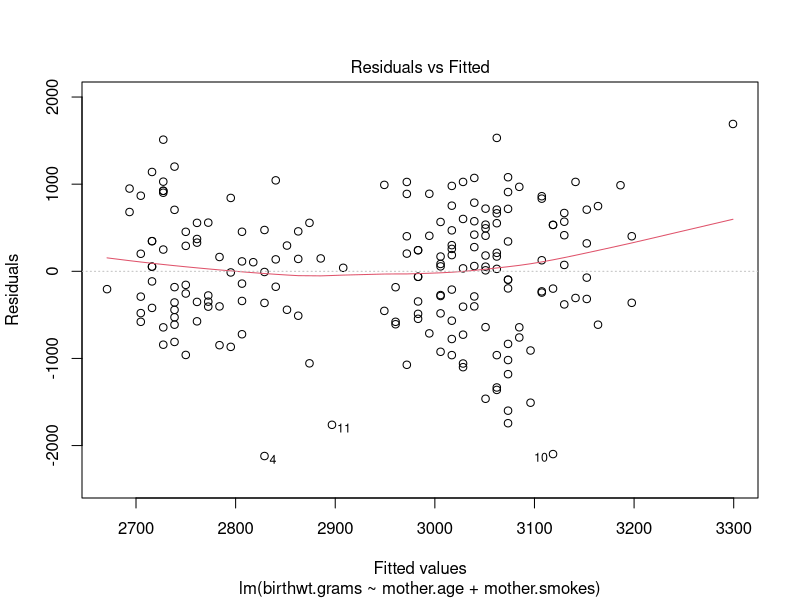
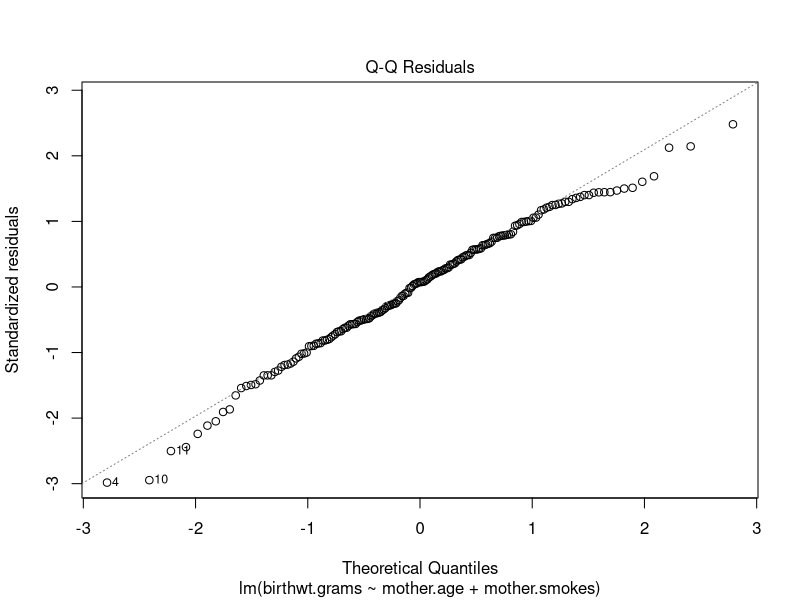
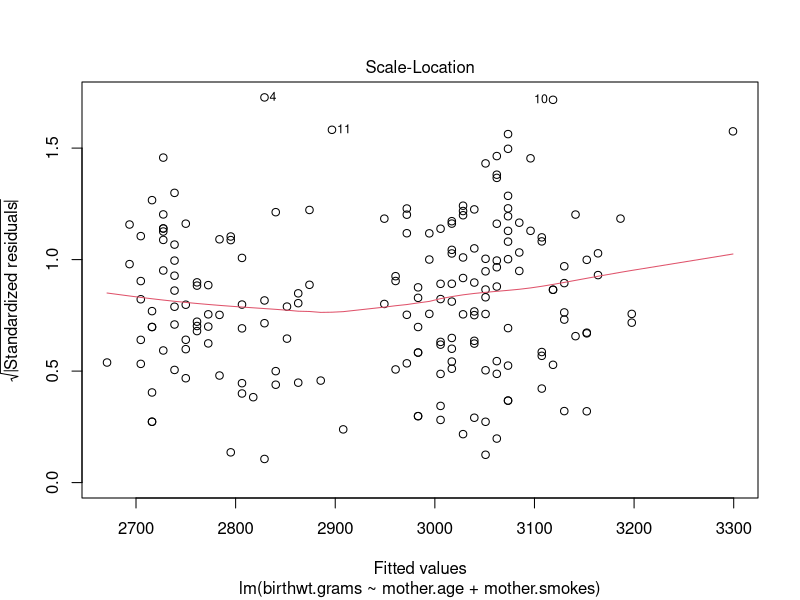
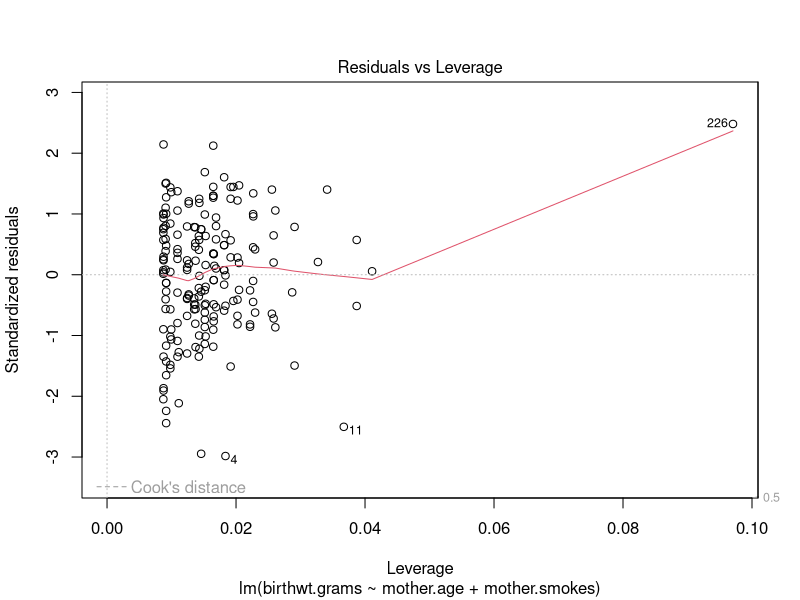
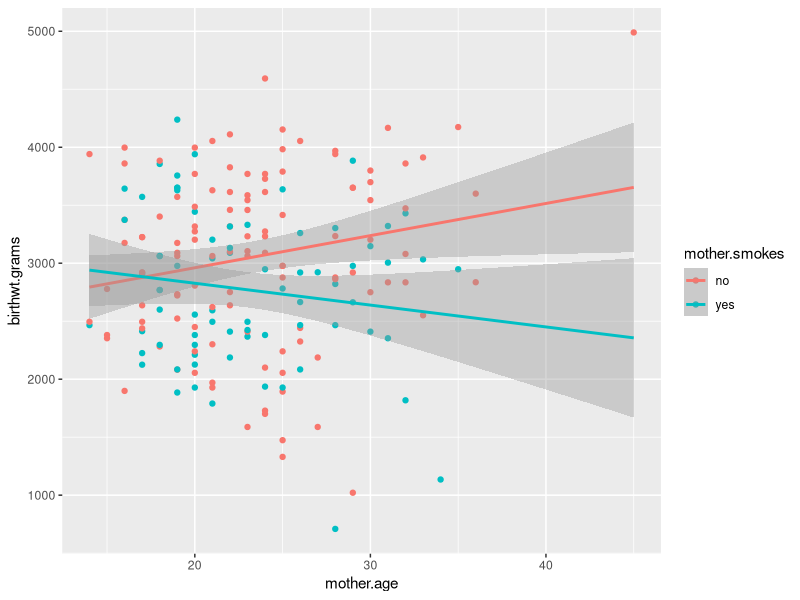

Write the R code that produced these figures, in order.
## ---- chunk 1
library(MASS)
library(plyr)
## ---- chunk 2
# Building up the familiar birthwt data...

# Rename the columns to have more descriptive names
colnames(birthwt) <- c("birthwt.below.2500", "mother.age", "mother.weight", 
    "race", "mother.smokes", "previous.prem.labor", "hypertension", "uterine.irr", 
    "physician.visits", "birthwt.grams")

# Transform variables to factors with descriptive levels
birthwt <- transform(birthwt, 
            race = as.factor(mapvalues(race, c(1, 2, 3), 
                              c("white","black", "other"))),
            mother.smokes = as.factor(mapvalues(mother.smokes, 
                              c(0,1), c("no", "yes"))),
            hypertension = as.factor(mapvalues(hypertension, 
                              c(0,1), c("no", "yes"))),
            uterine.irr = as.factor(mapvalues(uterine.irr, 
                              c(0,1), c("no", "yes")))
            )
## ---- chunk 3
# Run regression model
birthwt.lm <- lm(birthwt.grams ~ mother.age + mother.smokes, data = birthwt)

# Output coefficients table
summary(birthwt.lm)
## ---- chunk 4
plot(birthwt.lm)
## ---- chunk 5
pred.w.plim <- predict(birthwt.lm, newdata=data.frame('mother.age'=35,'mother.smokes'='yes'), interval = "prediction")
pred.w.clim <- predict(birthwt.lm,  newdata=data.frame('mother.age'=35,'mother.smokes'='yes'), interval = "confidence")
print(pred.w.plim)
print(pred.w.clim)
print("Predict ")
print(predict(birthwt.lm, newdata=birthwt[20,]))
print("Actual  ")
print(birthwt[20,'birthwt.grams'])
## ---- chunk 6
coef(birthwt.lm)["mother.age"]

age.coef <- round(coef(birthwt.lm)["mother.age"], 1)
## ---- chunk 7
coef(birthwt.lm)["mother.smokesyes"]

smoke.coef <- abs(round(coef(birthwt.lm)["mother.smokesyes"], 1))
## ---- chunk 8
library(ggplot2)

# Note fullrange = TRUE is used here to extend the 'mother.smokes = yes' line beyond the maximum age (35) in this group
qplot(data = birthwt, x = mother.age, y = birthwt.grams, colour = mother.smokes) + stat_smooth(method = "lm", fullrange = TRUE)
